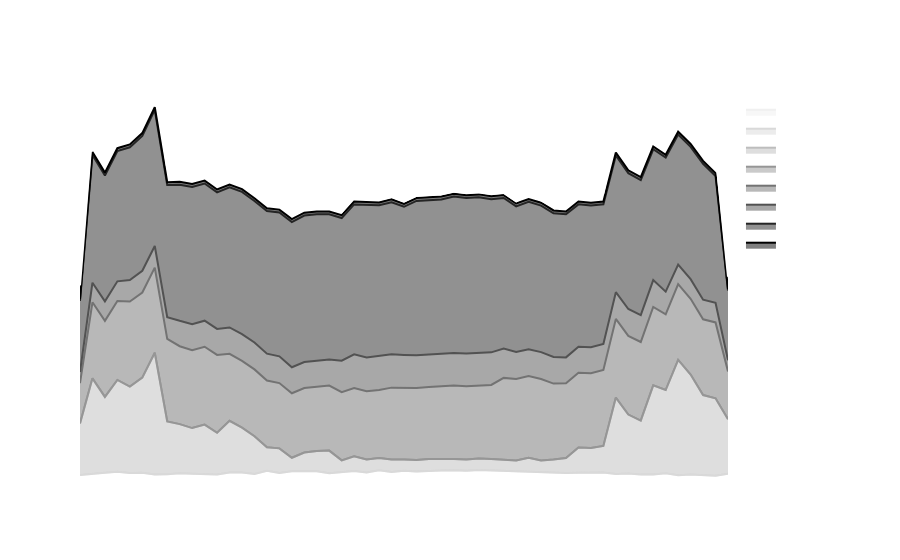
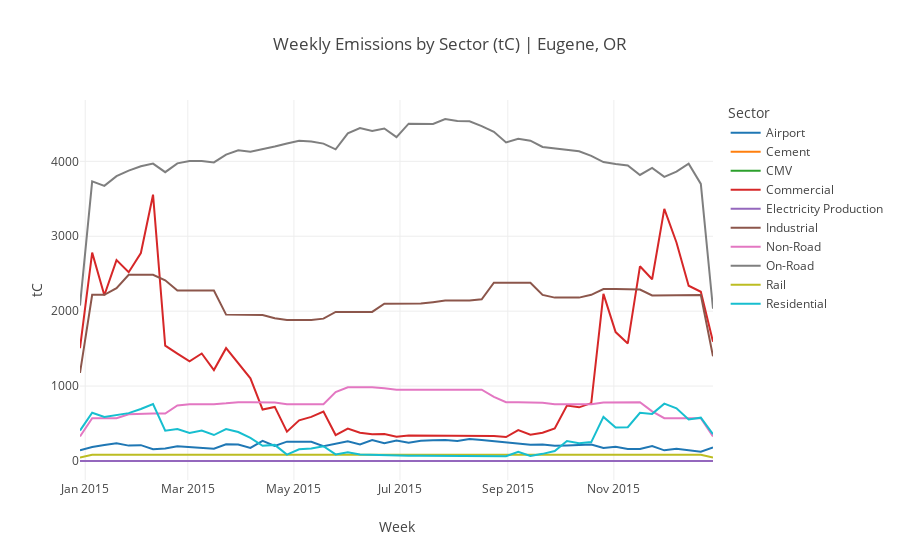

The cell these charts' notebook holds for them, in order:
### Code cell
# Chart 2: Weekly Emissions by Sector
t_df = week_df[(week_df['Urban Area'] == city_select) &
               (week_df.Sector != 'Total')]

fig = px.area(t_df,x='Week',y='tC',color = 'Sector',
        color_discrete_sequence = px.colors.sequential.Greys)
fig = fig.update_layout(template=newco_template)
fig = fig.update_xaxes(title = "")
fig = fig.update_yaxes(title = "")
fig.write_image('output_images/weekly_sector_emissions_area.png')
fig

fig = px.line(t_df,x='Week',y='tC',color = 'Sector',
        title = 'Weekly Emissions by Sector (tC) | ' + city_select)
fig.write_image('output_images/weekly_sector_emissions_line.png')
fig
